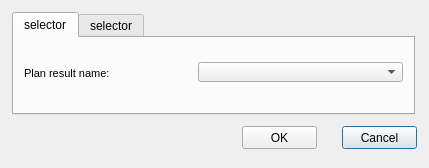
<?xml version="1.0" encoding="UTF-8"?>
<ui version="4.0">
 <class>plan_estimate_result_selector</class>
 <widget class="QDialog" name="plan_estimate_result_selector">
  <property name="geometry">
   <rect>
    <x>0</x>
    <y>0</y>
    <width>429</width>
    <height>168</height>
   </rect>
  </property>
  <property name="windowTitle">
   <string>Plan - estimated result selector</string>
  </property>
  <widget class="QTabWidget" name="tabWidget">
   <property name="geometry">
    <rect>
     <x>12</x>
     <y>12</y>
     <width>403</width>
     <height>103</height>
    </rect>
   </property>
   <property name="currentIndex">
    <number>0</number>
   </property>
   <widget class="QWidget" name="tab">
    <attribute name="title">
     <string>selector</string>
    </attribute>
    <widget class="QLabel" name="label_result_name">
     <property name="geometry">
      <rect>
       <x>10</x>
       <y>24</y>
       <width>151</width>
       <height>22</height>
      </rect>
     </property>
     <property name="font">
      <font>
       <pointsize>8</pointsize>
      </font>
     </property>
     <property name="frameShape">
      <enum>QFrame::NoFrame</enum>
     </property>
     <property name="frameShadow">
      <enum>QFrame::Raised</enum>
     </property>
     <property name="text">
      <string>Plan result name:</string>
     </property>
     <property name="margin">
      <number>3</number>
     </property>
    </widget>
    <widget class="QComboBox" name="rpt_selector_result_id">
     <property name="geometry">
      <rect>
       <x>184</x>
       <y>24</y>
       <width>205</width>
       <height>20</height>
      </rect>
     </property>
     <property name="frame">
      <bool>true</bool>
     </property>
    </widget>
   </widget>
   <widget class="QWidget" name="tab_2">
    <attribute name="title">
     <string>selector</string>
    </attribute>
    <widget class="QLabel" name="label_result_rep_name">
     <property name="geometry">
      <rect>
       <x>15</x>
       <y>12</y>
       <width>166</width>
       <height>22</height>
      </rect>
     </property>
     <property name="font">
      <font>
       <pointsize>8</pointsize>
      </font>
     </property>
     <property name="frameShape">
      <enum>QFrame::NoFrame</enum>
     </property>
     <property name="frameShadow">
      <enum>QFrame::Raised</enum>
     </property>
     <property name="text">
      <string>Reposition result name:</string>
     </property>
     <property name="margin">
      <number>3</number>
     </property>
    </widget>
    <widget class="QComboBox" name="rpt_selector_rep_result_id">
     <property name="geometry">
      <rect>
       <x>195</x>
       <y>12</y>
       <width>191</width>
       <height>20</height>
      </rect>
     </property>
     <property name="frame">
      <bool>true</bool>
     </property>
    </widget>
    <widget class="QLabel" name="label_result_reh_name">
     <property name="geometry">
      <rect>
       <x>15</x>
       <y>42</y>
       <width>169</width>
       <height>22</height>
      </rect>
     </property>
     <property name="font">
      <font>
       <pointsize>8</pointsize>
      </font>
     </property>
     <property name="frameShape">
      <enum>QFrame::NoFrame</enum>
     </property>
     <property name="frameShadow">
      <enum>QFrame::Raised</enum>
     </property>
     <property name="text">
      <string>Rehabilitation result name:</string>
     </property>
     <property name="margin">
      <number>3</number>
     </property>
    </widget>
    <widget class="QComboBox" name="rpt_selector_result_reh_id">
     <property name="geometry">
      <rect>
       <x>195</x>
       <y>42</y>
       <width>191</width>
       <height>20</height>
      </rect>
     </property>
     <property name="frame">
      <bool>true</bool>
     </property>
    </widget>
   </widget>
  </widget>
  <widget class="QPushButton" name="btn_cancel">
   <property name="geometry">
    <rect>
     <x>342</x>
     <y>126</y>
     <width>75</width>
     <height>23</height>
    </rect>
   </property>
   <property name="text">
    <string>Cancel</string>
   </property>
  </widget>
  <widget class="QPushButton" name="btn_accept">
   <property name="geometry">
    <rect>
     <x>242</x>
     <y>126</y>
     <width>75</width>
     <height>23</height>
    </rect>
   </property>
   <property name="text">
    <string>OK</string>
   </property>
  </widget>
 </widget>
 <tabstops>
  <tabstop>rpt_selector_result_id</tabstop>
  <tabstop>btn_accept</tabstop>
  <tabstop>btn_cancel</tabstop>
 </tabstops>
 <resources/>
 <connections/>
</ui>
